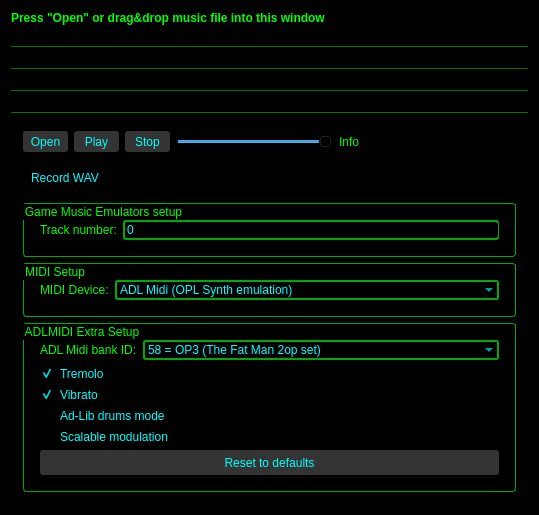
<?xml version="1.0" encoding="UTF-8"?>
<ui version="4.0">
 <class>MainWindow</class>
 <widget class="QMainWindow" name="MainWindow">
  <property name="geometry">
   <rect>
    <x>0</x>
    <y>0</y>
    <width>485</width>
    <height>492</height>
   </rect>
  </property>
  <property name="contextMenuPolicy">
   <enum>Qt::CustomContextMenu</enum>
  </property>
  <property name="acceptDrops">
   <bool>true</bool>
  </property>
  <property name="windowTitle">
   <string>Simple SDL2 Mixer X Music player</string>
  </property>
  <property name="windowIcon">
   <iconset resource="_resources/musicplayer.qrc">
    <normaloff>:/cat_musplay/cat_musplay_48x48.png</normaloff>:/cat_musplay/cat_musplay_48x48.png</iconset>
  </property>
  <property name="styleSheet">
   <string notr="true">*{
background-color: rgb(0, 0, 0);
color: rgb(0, 255, 0);
}
QPushButton {
	background-color: rgb(52, 52, 52);
	border-color: rgb(0, 170, 0);
    border-width: 2px;
	color: rgb(0, 255, 255);
	border-radius: 3px;
    height: 25px;
 }
QCheckBox {
	border-color: rgb(0, 170, 0);
    border-width: 0px;
    border-style: solid;
	color: rgb(0, 255, 255);
 }
QComboBox, QSpinBox{
	border-radius: 3px;
    border-width: 2px;
    border-style: solid;
	border-color: rgb(0, 170, 0);
	color: rgb(0, 255, 255);
}
QGroupBox
{
    padding: 5px;
    border-width: 1px;
    border-style: solid;
    border-color: rgb(0, 170, 0);
	border-radius: 3px;
}
</string>
  </property>
  <widget class="QWidget" name="centralWidget">
   <layout class="QGridLayout" name="gridLayout">
    <item row="9" column="0" colspan="2">
     <widget class="QFrame" name="frame">
      <property name="frameShape">
       <enum>QFrame::StyledPanel</enum>
      </property>
      <property name="frameShadow">
       <enum>QFrame::Raised</enum>
      </property>
      <layout class="QGridLayout" name="gridLayout_2">
       <item row="3" column="0" colspan="2">
        <widget class="QGroupBox" name="adlmidi_xtra">
         <property name="title">
          <string>ADLMIDI Extra Setup</string>
         </property>
         <property name="flat">
          <bool>false</bool>
         </property>
         <layout class="QFormLayout" name="formLayout">
          <item row="1" column="0">
           <widget class="QLabel" name="label_3">
            <property name="text">
             <string>ADL Midi bank ID:</string>
            </property>
           </widget>
          </item>
          <item row="3" column="0" colspan="2">
           <widget class="QCheckBox" name="tremolo">
            <property name="text">
             <string>Tremolo</string>
            </property>
            <property name="checked">
             <bool>true</bool>
            </property>
           </widget>
          </item>
          <item row="4" column="0" colspan="2">
           <widget class="QCheckBox" name="vibrato">
            <property name="text">
             <string>Vibrato</string>
            </property>
            <property name="checked">
             <bool>true</bool>
            </property>
           </widget>
          </item>
          <item row="6" column="0" colspan="2">
           <widget class="QCheckBox" name="modulation">
            <property name="text">
             <string>Scalable modulation</string>
            </property>
           </widget>
          </item>
          <item row="1" column="1">
           <widget class="QComboBox" name="fmbank">
            <property name="currentIndex">
             <number>58</number>
            </property>
            <property name="maxVisibleItems">
             <number>50</number>
            </property>
            <item>
             <property name="text">
              <string>00 = AIL (Star Control 3, Albion, etc.)</string>
             </property>
            </item>
            <item>
             <property name="text">
              <string>01 = Bisqwit (selection of 4op and 2op)</string>
             </property>
            </item>
            <item>
             <property name="text">
              <string>02 = HMI (Descent, Asterix)</string>
             </property>
            </item>
            <item>
             <property name="text">
              <string>03 = HMI (Descent:: Int)</string>
             </property>
            </item>
            <item>
             <property name="text">
              <string>04 = HMI (Descent:: Ham)</string>
             </property>
            </item>
            <item>
             <property name="text">
              <string>05 = HMI (Descent:: Rick)</string>
             </property>
            </item>
            <item>
             <property name="text">
              <string>06 = HMI (Descent 2)</string>
             </property>
            </item>
            <item>
             <property name="text">
              <string>07 = HMI (Normality)</string>
             </property>
            </item>
            <item>
             <property name="text">
              <string>08 = HMI (Shattered Steel)</string>
             </property>
            </item>
            <item>
             <property name="text">
              <string>09 = HMI (Theme Park)</string>
             </property>
            </item>
            <item>
             <property name="text">
              <string>10 = HMI (3d Table Sports, Battle Arena Toshinden)</string>
             </property>
            </item>
            <item>
             <property name="text">
              <string>11 = HMI (Aces of the Deep)</string>
             </property>
            </item>
            <item>
             <property name="text">
              <string>12 = HMI (Earthsiege)</string>
             </property>
            </item>
            <item>
             <property name="text">
              <string>13 = HMI (Anvil of Dawn)</string>
             </property>
            </item>
            <item>
             <property name="text">
              <string>14 = DMX (Doom:: partially pseudo 4op)</string>
             </property>
            </item>
            <item>
             <property name="text">
              <string>15 = DMX (Hexen, Heretic :: partially pseudo 4op)</string>
             </property>
            </item>
            <item>
             <property name="text">
              <string>16 = DMX (MUS Play       :: partially pseudo 4op)</string>
             </property>
            </item>
            <item>
             <property name="text">
              <string>17 = AIL (Pocahontas, Slob Zone 3d, Ultima 4, etc.)</string>
             </property>
            </item>
            <item>
             <property name="text">
              <string>18 = AIL (Warcraft 2)</string>
             </property>
            </item>
            <item>
             <property name="text">
              <string>19 = AIL (Syndicate)</string>
             </property>
            </item>
            <item>
             <property name="text">
              <string>20 = AIL (Guilty, Orion Conspiracy :: 4op)</string>
             </property>
            </item>
            <item>
             <property name="text">
              <string>21 = AIL (Magic Carpet 2)</string>
             </property>
            </item>
            <item>
             <property name="text">
              <string>22 = AIL (Nemesis)</string>
             </property>
            </item>
            <item>
             <property name="text">
              <string>23 = AIL (Jagged Alliance)</string>
             </property>
            </item>
            <item>
             <property name="text">
              <string>24 = AIL (When Two Worlds War :: 4op, MISS INST)</string>
             </property>
            </item>
            <item>
             <property name="text">
              <string>25 = AIL (Bards Tale Construction :: MISS INST)</string>
             </property>
            </item>
            <item>
             <property name="text">
              <string>26 = AIL (Return to Zork)</string>
             </property>
            </item>
            <item>
             <property name="text">
              <string>27 = AIL (Theme Hospital)</string>
             </property>
            </item>
            <item>
             <property name="text">
              <string>28 = AIL (National Hockey League PA)</string>
             </property>
            </item>
            <item>
             <property name="text">
              <string>29 = AIL (Inherit The Earth)</string>
             </property>
            </item>
            <item>
             <property name="text">
              <string>30 = AIL (Inherit The Earth, file two)</string>
             </property>
            </item>
            <item>
             <property name="text">
              <string>31 = AIL (Little Big Adventure :: 4op)</string>
             </property>
            </item>
            <item>
             <property name="text">
              <string>32 = AIL (Wreckin Crew)</string>
             </property>
            </item>
            <item>
             <property name="text">
              <string>33 = AIL (Death Gate)</string>
             </property>
            </item>
            <item>
             <property name="text">
              <string>34 = AIL (FIFA International Soccer)</string>
             </property>
            </item>
            <item>
             <property name="text">
              <string>35 = AIL (Starship Invasion)</string>
             </property>
            </item>
            <item>
             <property name="text">
              <string>36 = AIL (Super Street Fighter 2 :: 4op)</string>
             </property>
            </item>
            <item>
             <property name="text">
              <string>37 = AIL (Lords of the Realm :: MISS INST)</string>
             </property>
            </item>
            <item>
             <property name="text">
              <string>38 = AIL (SimFarm, SimHealth :: 4op)</string>
             </property>
            </item>
            <item>
             <property name="text">
              <string>39 = AIL (SimFarm, Settlers, Serf City)</string>
             </property>
            </item>
            <item>
             <property name="text">
              <string>40 = AIL (Caesar 2 :: partially 4op, MISS INST)</string>
             </property>
            </item>
            <item>
             <property name="text">
              <string>41 = AIL (Syndicate Wars)</string>
             </property>
            </item>
            <item>
             <property name="text">
              <string>42 = AIL (Bubble Bobble Feat. Rainbow Islands, Z)</string>
             </property>
            </item>
            <item>
             <property name="text">
              <string>43 = AIL (Warcraft)</string>
             </property>
            </item>
            <item>
             <property name="text">
              <string>44 = AIL (Terra Nova Strike Force Centuri :: partially 4op)</string>
             </property>
            </item>
            <item>
             <property name="text">
              <string>45 = AIL (System Shock :: partially 4op)</string>
             </property>
            </item>
            <item>
             <property name="text">
              <string>46 = AIL (Advanced Civilization)</string>
             </property>
            </item>
            <item>
             <property name="text">
              <string>47 = AIL (Battle Chess 4000 :: partially 4op, melodic only)</string>
             </property>
            </item>
            <item>
             <property name="text">
              <string>48 = AIL (Ultimate Soccer Manager :: partially 4op)</string>
             </property>
            </item>
            <item>
             <property name="text">
              <string>49 = AIL (Air Bucks, Blue And The Gray)</string>
             </property>
            </item>
            <item>
             <property name="text">
              <string>50 = AIL (Ultima Underworld 2)</string>
             </property>
            </item>
            <item>
             <property name="text">
              <string>51 = AIL (Kasparov's Gambit)</string>
             </property>
            </item>
            <item>
             <property name="text">
              <string>52 = AIL (High Seas Trader :: MISSING INSTRUMENTS)</string>
             </property>
            </item>
            <item>
             <property name="text">
              <string>53 = AIL (Master of Magic, Master of Orion 2 :: 4op, Std Perc)</string>
             </property>
            </item>
            <item>
             <property name="text">
              <string>54 = AIL (Master of Magic, Master of Orion 2 :: 4op, Orch Perc)</string>
             </property>
            </item>
            <item>
             <property name="text">
              <string>55 = SB (Action Soccer)</string>
             </property>
            </item>
            <item>
             <property name="text">
              <string>56 = SB (3d Cyberpuck :: melodic only)</string>
             </property>
            </item>
            <item>
             <property name="text">
              <string>57 = SB (Simon the Sorcerer :: melodic only)</string>
             </property>
            </item>
            <item>
             <property name="text">
              <string>58 = OP3 (The Fat Man 2op set)</string>
             </property>
            </item>
            <item>
             <property name="text">
              <string>59 = OP3 (The Fat Man 4op set)</string>
             </property>
            </item>
            <item>
             <property name="text">
              <string>60 = OP3 (JungleVision 2op set :: melodic only)</string>
             </property>
            </item>
            <item>
             <property name="text">
              <string>61 = OP3 (Wallace 2op set, Nitemare 3D :: melodic only)</string>
             </property>
            </item>
            <item>
             <property name="text">
              <string>62 = TMB (Duke Nukem 3D)</string>
             </property>
            </item>
            <item>
             <property name="text">
              <string>63 = TMB (Shadow Warrior)</string>
             </property>
            </item>
            <item>
             <property name="text">
              <string>64 = DMX (Raptor)</string>
             </property>
            </item>
            <item>
             <property name="text">
              <string>65 = SB (Modded GMOPL by Wohlstand)</string>
             </property>
            </item>
            <item>
             <property name="text">
              <string>66 = SB (Jammey O'Connel's bank)</string>
             </property>
            </item>
            <item>
             <property name="text">
              <string>67 = TMB (Default bank of Build Engine)</string>
             </property>
            </item>
           </widget>
          </item>
          <item row="5" column="0" colspan="2">
           <widget class="QCheckBox" name="adlibMode">
            <property name="text">
             <string>Ad-Lib drums mode</string>
            </property>
           </widget>
          </item>
          <item row="7" column="0" colspan="2">
           <widget class="QPushButton" name="resetDefaultADLMIDI">
            <property name="text">
             <string>Reset to defaults</string>
            </property>
           </widget>
          </item>
         </layout>
        </widget>
       </item>
       <item row="0" column="0" colspan="2">
        <widget class="QGroupBox" name="gme_setup">
         <property name="title">
          <string>Game Music Emulators setup</string>
         </property>
         <layout class="QFormLayout" name="formLayout_3">
          <item row="0" column="0">
           <widget class="QLabel" name="label_4">
            <property name="text">
             <string>Track number:</string>
            </property>
           </widget>
          </item>
          <item row="0" column="1">
           <widget class="QSpinBox" name="trackID">
            <property name="maximum">
             <number>9999999</number>
            </property>
           </widget>
          </item>
         </layout>
        </widget>
       </item>
       <item row="1" column="0" colspan="2">
        <widget class="QGroupBox" name="midi_setup">
         <property name="title">
          <string>MIDI Setup</string>
         </property>
         <layout class="QFormLayout" name="formLayout_2">
          <item row="0" column="0">
           <widget class="QLabel" name="label_2">
            <property name="text">
             <string>MIDI Device:</string>
            </property>
           </widget>
          </item>
          <item row="0" column="1">
           <widget class="QComboBox" name="mididevice">
            <item>
             <property name="text">
              <string>ADL Midi (OPL Synth emulation)</string>
             </property>
            </item>
            <item>
             <property name="text">
              <string>Timidity (GUS-like wavetable MIDI Synth)</string>
             </property>
            </item>
            <item>
             <property name="text">
              <string>Native midi (Built-in MIDI of your OS)</string>
             </property>
            </item>
           </widget>
          </item>
         </layout>
        </widget>
       </item>
      </layout>
     </widget>
    </item>
    <item row="7" column="0" colspan="2">
     <widget class="QFrame" name="frame_2">
      <property name="minimumSize">
       <size>
        <width>0</width>
        <height>45</height>
       </size>
      </property>
      <property name="frameShape">
       <enum>QFrame::StyledPanel</enum>
      </property>
      <property name="frameShadow">
       <enum>QFrame::Raised</enum>
      </property>
      <layout class="QHBoxLayout" name="horizontalLayout">
       <item>
        <widget class="QPushButton" name="open">
         <property name="minimumSize">
          <size>
           <width>45</width>
           <height>0</height>
          </size>
         </property>
         <property name="text">
          <string>Open</string>
         </property>
         <property name="shortcut">
          <string>Ctrl+O</string>
         </property>
         <property name="flat">
          <bool>false</bool>
         </property>
        </widget>
       </item>
       <item>
        <widget class="QPushButton" name="play">
         <property name="minimumSize">
          <size>
           <width>45</width>
           <height>0</height>
          </size>
         </property>
         <property name="text">
          <string>Play</string>
         </property>
         <property name="shortcut">
          <string>Space</string>
         </property>
         <property name="flat">
          <bool>false</bool>
         </property>
        </widget>
       </item>
       <item>
        <widget class="QPushButton" name="stop">
         <property name="minimumSize">
          <size>
           <width>45</width>
           <height>0</height>
          </size>
         </property>
         <property name="text">
          <string>Stop</string>
         </property>
         <property name="shortcut">
          <string>.</string>
         </property>
         <property name="flat">
          <bool>false</bool>
         </property>
        </widget>
       </item>
       <item>
        <widget class="QSlider" name="volume">
         <property name="maximum">
          <number>128</number>
         </property>
         <property name="value">
          <number>128</number>
         </property>
         <property name="orientation">
          <enum>Qt::Horizontal</enum>
         </property>
        </widget>
       </item>
       <item>
        <widget class="QLabel" name="smallInfo">
         <property name="text">
          <string>Info</string>
         </property>
        </widget>
       </item>
       <item>
        <spacer name="horizontalSpacer">
         <property name="orientation">
          <enum>Qt::Horizontal</enum>
         </property>
         <property name="sizeHint" stdset="0">
          <size>
           <width>40</width>
           <height>20</height>
          </size>
         </property>
        </spacer>
       </item>
      </layout>
     </widget>
    </item>
    <item row="8" column="0" colspan="2">
     <widget class="QCheckBox" name="recordWav">
      <property name="text">
       <string>Record WAV</string>
      </property>
     </widget>
    </item>
    <item row="2" column="0" colspan="2">
     <widget class="QLabel" name="musArtist">
      <property name="styleSheet">
       <string notr="true">border-width: 1px;
border-style: solid;
border-color: rgba(0, 0, 0, 0);
border-bottom-color: rgb(0, 120, 0);
</string>
      </property>
      <property name="text">
       <string/>
      </property>
     </widget>
    </item>
    <item row="3" column="0" colspan="2">
     <widget class="QLabel" name="musAlbum">
      <property name="styleSheet">
       <string notr="true">border-width: 1px;
border-style: solid;
border-color: rgba(0, 0, 0, 0);
border-bottom-color: rgb(0, 120, 0);
</string>
      </property>
      <property name="text">
       <string/>
      </property>
     </widget>
    </item>
    <item row="0" column="0" colspan="2">
     <widget class="QLabel" name="label">
      <property name="font">
       <font>
        <weight>75</weight>
        <bold>true</bold>
       </font>
      </property>
      <property name="text">
       <string>Press &quot;Open&quot; or drag&amp;drop music file into this window</string>
      </property>
     </widget>
    </item>
    <item row="1" column="0" colspan="2">
     <widget class="QLabel" name="musTitle">
      <property name="styleSheet">
       <string notr="true">border-width: 1px;
border-style: solid;
border-color: rgba(0, 0, 0, 0);
border-bottom-color: rgb(0, 120, 0);
</string>
      </property>
      <property name="text">
       <string/>
      </property>
     </widget>
    </item>
    <item row="4" column="0" colspan="2">
     <widget class="QLabel" name="musCopyright">
      <property name="styleSheet">
       <string notr="true">border-width: 1px;
border-style: solid;
border-color: rgba(0, 0, 0, 0);
border-bottom-color: rgb(0, 120, 0);
</string>
      </property>
      <property name="text">
       <string/>
      </property>
     </widget>
    </item>
   </layout>
  </widget>
 </widget>
 <layoutdefault spacing="6" margin="11"/>
 <tabstops>
  <tabstop>trackID</tabstop>
  <tabstop>mididevice</tabstop>
  <tabstop>fmbank</tabstop>
  <tabstop>tremolo</tabstop>
  <tabstop>vibrato</tabstop>
  <tabstop>modulation</tabstop>
 </tabstops>
 <resources>
  <include location="_resources/musicplayer.qrc"/>
 </resources>
 <connections/>
</ui>
